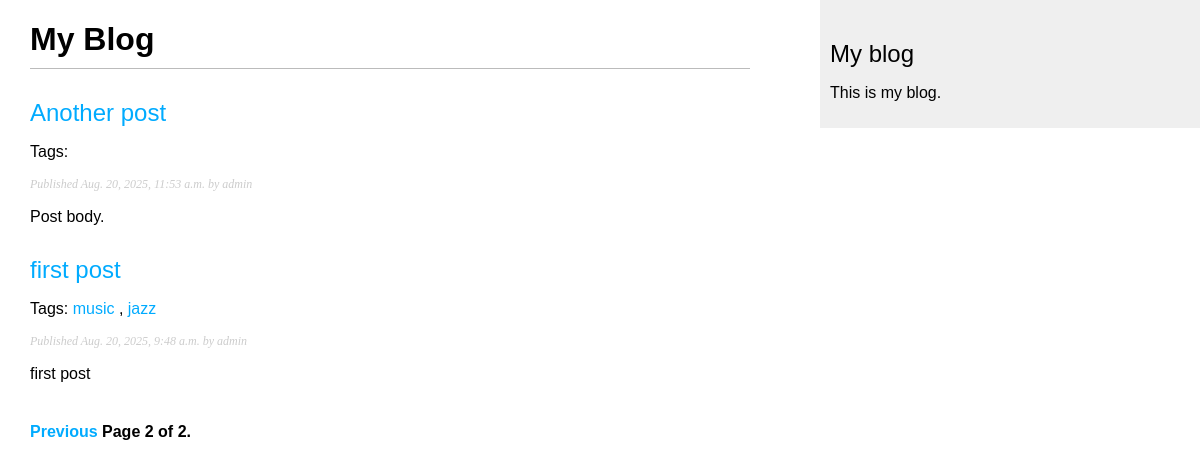
Screenshot of /blog/?page=2 with the database file from the repository.
### blog/models.py (models this page shows, shortened)
class Post(models.Model):
    class Status(models.TextChoices):
        DRAFT = 'DF', 'Draft'
        PUBLISHED = 'PB', 'Published'
    title = models.CharField(max_length=250)
    slug = models.SlugField(max_length=250, unique_for_date='publish')
    author = models.ForeignKey(User, on_delete=models.CASCADE, related_name='blog_posts')
    body = models.TextField()
    publish = models.DateTimeField(default=timezone.now)
    created = models.DateTimeField(auto_now_add=True)
    updated = models.DateTimeField(auto_now=True)
    status = models.CharField(max_length=2, choices=Status.choices, default=Status.DRAFT)
    objects = models.Manager()  #стандартный менеджер
    published = PublishedManager()  #менеджер для работы с опубликованными постами
    tags = TaggableManager()    #менеджер для работы с тегами
    class Meta:
        ordering = ['-publish']
        indexes = [
            models.Index(fields=['-publish']),
        ]
    def get_absolute_url(self):
        return reverse('blog:post_detail',
                       args=[self.publish.year,
                             self.publish.month,
                             self.publish.day,
                             self.slug])

### blog/views.py (the view)
# urls.py: path('', views.post_list, name='post_list'),
def post_list(request, tag_slug=None):
    post_list = Post.published.all()
    tag = None
    if tag_slug:
        tag = get_object_or_404(Tag, slug=tag_slug)
        post_list = post_list.filter(tags=tag)
    paginator = Paginator(post_list, 3)
    page_number = request.GET.get('page', 1)
    try:
        posts = paginator.page(page_number)
    except PageNotAnInteger:
        posts = paginator.page(1)
    except EmptyPage:
        posts = paginator.page(paginator.num_pages)
    return render(request,
                  'blog/post/list.html',
                  {'posts': posts,
                   'tag': tag,})

### blog/models.py (called while the page is built)
    def get_queryset(self):
        return super().get_queryset().filter(status=Post.Status.PUBLISHED)

### templates/blog/post/list.html (shortened to what this page needs)
{% extends "blog/base.html" %}
{% block content %}
    <h1>My Blog</h1>
    {% for post in posts %}
    <h2>
        <a href="{{ post.get_absolute_url }}"> {{ post.title }}</a>
    </h2>
    <p class="tags">
        Tags:
        {% for tag in post.tags.all %}
        <a href="{% url 'blog:post_list_by_tag' tag.slug %}">{{ tag.name }}</a>
        {% if not forloop.last %}, {% endif %}
        {% endfor %}
    </p>
    <p class="date">
        Published {{ post.publish }} by {{ post.author }}
    </p>
    {{ post.body|truncatewords:30|linebreaks }}
    {% endfor %}
    {% include 'pagination.html' with page=posts %}
{% endblock %}

### blog/static/css/blog.css (style rules this page uses)
body { margin : 0; padding: 0; font-family: helvatica, sans-serif; }
a { color: #00abff; text-decoration: none; }
h1 { font-weigth: normal; border-bottom: 1px solid #bbb; padding: 0 0 10px 0; }
h2 { font-weight: normal; margin: 30px 0 0; }
p.date { color: #ccc; font-family: georgia, serif; font-size: 12px; font-style: italic; }

### rows the page displays
Post: title "Another post", publish "Aug. 20, 2025, 11:53 a.m.", author "admin", body "Post body."
Post: title "first post", publish "Aug. 20, 2025, 9:48 a.m.", author "admin", body "first post"
Tag: name "music"
Tag: name "jazz"

### other values shown
{{ page.number }} "2"
{{ page.paginator.num_pages }} "2"
